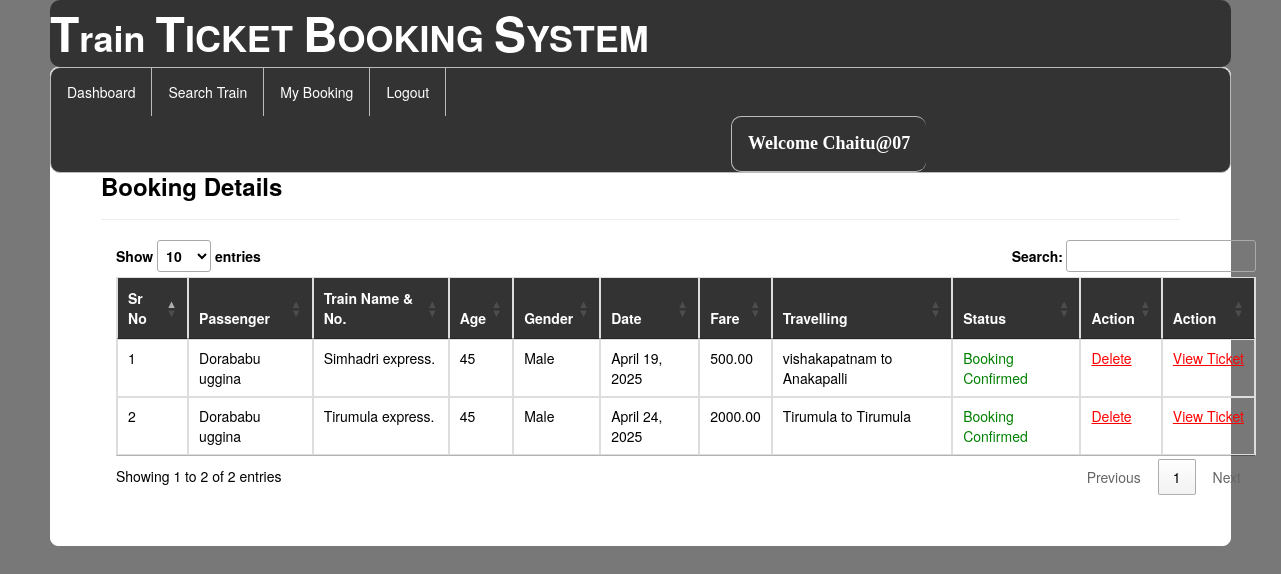
/my_booking/ (signed in), run on the app's committed database.
### railway/models.py (models this page shows, shortened)
class Passenger(models.Model):
    user = models.ForeignKey(User, on_delete=models.CASCADE)
    train = models.ForeignKey(Add_Train, on_delete=models.CASCADE)
    route = models.CharField(max_length=100)
    name = models.CharField(max_length=100)
    age = models.IntegerField()
    gender = models.CharField(max_length=10)
    fare = models.DecimalField(max_digits=10, decimal_places=2)
    date1 = models.DateField()
    status = models.CharField(max_length=10, default='pending')

class Add_Train(models.Model):
    trainname=models.CharField(max_length=30,null=True)
    train_no=models.IntegerField(null=True)
    from_city=models.CharField(max_length=30,null=True)
    to_city=models.CharField(max_length=30,null=True)
    departuretime=models.CharField(max_length=30,null=True)
    arrivaltime=models.CharField(max_length=30,null=True)
    traveltime=models.CharField(max_length=100,null=True)
    distance=models.IntegerField(null=True)
    img=models.FileField(null=True)

### railway/views.py (the view)
# urls.py: path('my_booking/',my_booking,name="my_booking"),
def my_booking(request):
    if not request.user.is_authenticated:
        return redirect('login')
    try:
        user1 = Register.objects.get(user=request.user)
    except Register.DoesNotExist:
        from django.contrib import messages
        messages.error(request, "No registration profile found for this user. Please register first.")
        return redirect('Register_customer')  # or another appropriate page
    pro = Passenger.objects.filter(user=request.user)
    book = Book_ticket.objects.filter(user=request.user)
    d = {'user': user1, 'pro': pro, 'book': book}
    return render(request, 'my_booking.html', d)

### templates/my_booking.html (shortened to what this page needs)
{% extends 'navigation2.html' %}
{% load static %}
{% block b %}
<div style="color:Black;border:1px solid white;border-radius:8px;background-color:white;padding:50px">
        <h3><strong>Booking Details</strong></h3><hr>
<div class="container">
<table class="table table-bordered" id="myTable">
  <thead style="color:white;background-color:#333">
  <tr>
    <th>Sr No</th>
    <th>Passenger</th>
      <th>Train Name & No.</th>
      <th>Age</th>
    <th>Gender</th>
    <th>Date</th>
    <th>Fare</th>
    <th>Travelling</th>
    <th>Status</th>
    <th>Action</th>
    <th>Action</th>
  </tr>
  </thead>
  <tbody>
    {% for i in pro %}
  <tr>
    <td>{{forloop.counter}}</td>
    <td>{{i.name}}</td>
    <td>{{i.train.trainname}}. {{i.train.tran_no}}</td>
      <td>{{i.age}}</td>
      <td>{{i.gender}}</td>
      <td>{{i.date1}}</td>
      <td>{{i.fare}}</td>
      <td>{{i.route}}</td>
      {% if i.status == 'set' %}
      <td style="color:green">Booking Confirmed</td>
      {% else %}
      <td style="color:red">No Transaction</td>
      {% endif %}
    <td><a href="{% url 'delte_my_booking' i.id %}" style="color:red"><u>Delete</u></a>
    <td><a href="{% url 'view_ticket' i.id %}" style="color:red"><u>View&nbsp;Ticket</u></a>
    </td>
  </tr>
    {% endfor %}
    </tbody>
</table>
</div>
</div>
{% endblock %}

### templates/navigation2.html (shortened to what this page needs)
{% extends 'head.html' %}
{% load static %}
{% block body %}
<link rel = stylesheet href = "//cdn.datatables.net/1.10.19/css/jquery.dataTables.min.css">
<ul class="id2">
  <li class="id1"><a href="{% url 'dashboard' %}">Dashboard</a></li>
  <li class="id1"><a href="{% url 'search_train' %}">Search Train</a></li>
  <li class="id1"><a href="{% url 'my_booking' %}">My Booking</a></li>
  <li class="id1"><a href="{% url 'log_out' %}">Logout</a></li>
    <li class="id2" style="margin-left:680px"><a href="" style="color:white"><strong style="font-size:18px;font-family:cursive">Welcome {{request.user.username}}</strong></a></li>
</ul>
{% block b %}
{% endblock %}
{% endblock %}

### templates/navigation2.html (style rules this page uses)
.id2 { list-style-type: none; margin: 0; padding: 0; overflow: hidden; background-color: #333; border-radius:10px; border:1px solid #bbb; }
.id1 { float: left; border-right:1px solid #bbb; }
.id2 { float: left; border-left:1px solid #bbb; }
li:last-child { border-right: none; }
li a { display: block; color: white; text-align: center; padding: 14px 16px; text-decoration: none; }

### data on the page
Passenger: name "Dorababu uggina", train.trainname "Simhadri express", age "45", gender "Male", date1 "April 19, 2025", fare "500.00", route "vishakapatnam to Anakapalli", status "Booking Confirmed"
Passenger: name "Dorababu uggina", train.trainname "Tirumula express", age "45", gender "Male", date1 "April 24, 2025", fare "2000.00", route "Tirumula to Tirumula", status "Booking Confirmed"

### other printed values
{{ request.user.username }} "Chaitu@07"
